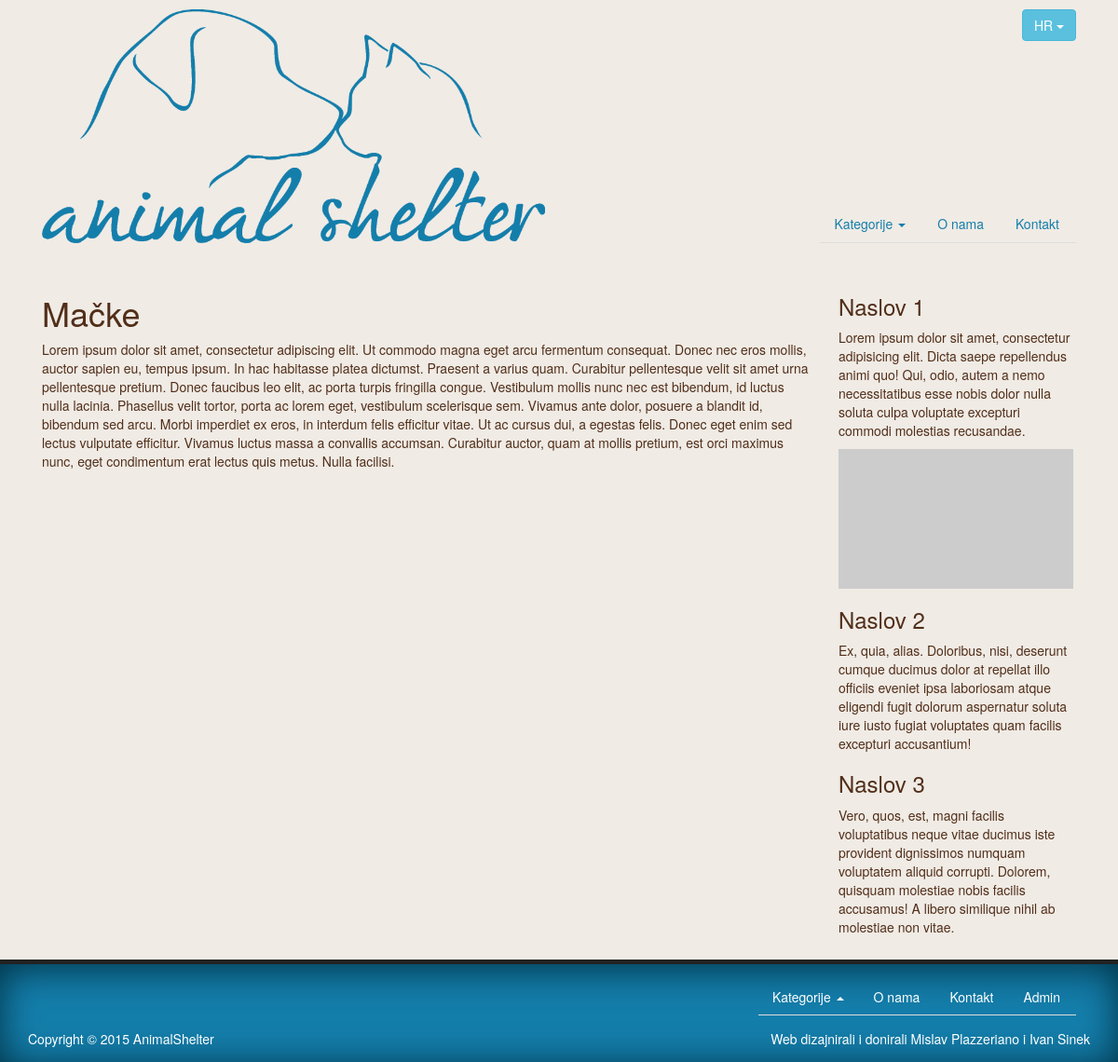
The page /macke on the database its author committed.
### tables this page shows
CREATE TABLE IF NOT EXISTS `articles` (
  `id` int(11) NOT NULL AUTO_INCREMENT,
  `title` varchar(255) NOT NULL,
  `body` longtext,
  `lang` varchar(2) NOT NULL,
  `url` varchar(255) NOT NULL,
  `in_menu` bit(1) NOT NULL,
  `menu_weight` int(11) DEFAULT NULL,
  `summary` text,
  `on_homepage` bit(1) NOT NULL,
  `translation_of` int(11) DEFAULT NULL,
  PRIMARY KEY (`id`)
);

CREATE TABLE IF NOT EXISTS `categories` (
  `id` int(11) NOT NULL AUTO_INCREMENT,
  `title` varchar(50) NOT NULL,
  `body` longtext,
  `lang` varchar(2) NOT NULL,
  `url` varchar(256) DEFAULT NULL,
  `summary` text,
  `on_homepage` bit(1) NOT NULL,
  `translation_of` int(11) DEFAULT NULL,
  PRIMARY KEY (`id`)
);

### site_control.php (called while the page is built, shortened)
<?php
	$URLRewriting = true;
	$conn = new mysqli('localhost', 'root', 'root', 'animal_shelter') or die("Connection failed!");
	$conn->set_charset('utf8');
	$static_words = [];
	$sql = "SELECT word_id, word FROM static_words WHERE lang like '".$_SESSION['lang']."';";
	$result = $conn->query($sql);
	while($word = $result->fetch_assoc()) {
		$static_words[$word['word_id']] = $word['word'];
	}
	if(isset($_GET['article'])) {
		if(settype($_GET['article'], "string") && !preg_match('/[A-Z\s\.\'\"\[\]\:\;\<\>\?\&\=\(\)]+/sx', $_GET['article'])) {
			$sql = "SELECT id, title, body FROM categories WHERE url = '".$_GET['article']."' AND lang like '".$_SESSION['lang']."';";
			$result = $conn->query($sql);
			if($result && $result->num_rows > 0) {
				$page = $result->fetch_assoc();
				$bundle = 'category';
			}
		}
	}
?>

### index.php (the view, shortened to what this page needs)
<?php
	include('site_control.php');
?>
<!doctype html>
<html lang="<?php print isset($_SESSION['lang']) ? $_SESSION['lang'] : 'en' ?>">
<head>
	<link rel="stylesheet" href="http://maxcdn.bootstrapcdn.com/bootstrap/3.3.4/css/bootstrap.min.css">
	<link rel="stylesheet" href="/css/style.css">
</head>
<body>
	<?php include('header.php'); ?>
	<section class="content container <?php print isset($bundle) ? $bundle : '' ?> <?php print isset($_SESSION['lang']) ? $_SESSION['lang'] : '' ?>">
		<div class="col-md-9">
			<?php include($content); ?>
		</div>
		<aside class="col-md-3">
			<?php include('aside.php'); ?>
		</aside>
	</section>
	<?php include('footer.php'); ?>
</body>
</html>

### header.php (shortened to what this page needs)
<?php
	$sql = "SELECT title, url FROM categories WHERE url IS NOT NULL AND lang like '".$_SESSION['lang']."';";
	$result = $conn->query($sql);
?>
<header>
	<div class="row">
		<div class="container clearfix">
			<div class="col-sm-6 col-xs-10"><a class="site-logo" href="/"><img src="/images/logo.png"></a></div>
			<div class="col-sm-6 col-xs-2">
				<nav class="collapse navbar-collapse">
					<ul class="nav nav-tabs">
						<?php if($result && $result->num_rows > 0) : ?>
							<li role="presentation" class="dropdown">
								<a class="dropdown-toggle" data-toggle="dropdown" href="#" role="button" aria-expanded="false">
									<?php print isset($static_words['categories']) ? $static_words['categories'] : '' ?> <span class="caret"></span>
								</a>
							</li>
						<?php endif; ?>
						<?php
							$sql = "SELECT title, url FROM articles WHERE url IS NOT NULL AND in_menu = 1 AND lang like '".$_SESSION['lang']."' ORDER BY menu_weight;";
							$result = $conn->query($sql);
						?>
						<?php if($result && $result->num_rows > 0) : ?>
							<?php while($link = $result->fetch_assoc()) : ?>
								<li role="presentation"><a href="/<?php print $URLRewriting ? $link['url'] : 'index.php?article='.$link['url'] ?>"><?php print $link['title'] ?></a></li>
							<?php endwhile; ?>
						<?php endif; ?>
					</ul>
				</nav>
				<div id="lang-select" class="btn-group">
					<button type="button" class="btn btn-info dropdown-toggle" data-toggle="dropdown" aria-expanded="false">
						<?php print strtoupper($_SESSION['lang']) ?> <span class="caret"></span>
					</button>
				</div>
			</div>
		</div>
	</div>
	<div class="row">
		<div class="col-md-12">&nbsp;</div>
	</div>
</header>

### templates/category.php (shortened to what this page needs)
<h1><?php print $page['title'] ?></h1>
<?php echo $page['body'] ?>

### footer.php (shortened to what this page needs)
<?php
	$sql = "SELECT title, url FROM categories WHERE url IS NOT NULL AND lang like '".$_SESSION['lang']."';";
	$result = $conn->query($sql);
?>
<footer>
	<div class="container clearfix">
		<div class="row">
			<div class="col-xs-12">
				<nav class="collapse navbar-collapse">
					<ul class="nav nav-tabs">
						<?php if($result->num_rows > 0) : ?>
							<li role="presentation" class="dropup">
								<a class="dropdown-toggle" data-toggle="dropdown" href="#" role="button" aria-expanded="false">
									<?php print isset($static_words['categories']) ? $static_words['categories'] : '' ?> <span class="caret"></span>
								</a>
							</li>
						<?php endif; ?>
						<?php
							$sql = "SELECT title, url FROM articles WHERE url IS NOT NULL AND in_menu = 1 AND lang like '".$_SESSION['lang']."' ORDER BY menu_weight;";
							$result = $conn->query($sql);
						?>
						<?php if($result && $result->num_rows > 0) : ?>
							<?php while($link = $result->fetch_assoc()) : ?>
								<li><a href="/<?php print $URLRewriting ? $link['url'] : 'index.php?article='.$link['url'] ?>"><?php print $link['title'] ?></a></li>
							<?php endwhile; ?>
						<?php endif; ?>
						<li role="presentation"><a href="/<?php print $URLRewriting ? 'admin' : 'admin.php' ?>">Admin</a></li>
					</ul>
				</nav>
			</div>
		</div>
		<div class="row">
			<div class="col-md-6">
				<span>Copyright &copy; 2015 AnimalShelter</span>
			</div>
			<div class="col-md-6" style="text-align: right;">
				<span>
					<?php print isset($static_words['footer_donated_by']) ? $static_words['footer_donated_by'] : '' ?>
				</span>
			</div>
		</div>
	</div>
</footer>

### css/style.css (style rules this page uses)
body { color: #512E19; background: #F0EBE5; }
a { color: #147eab; }
header { padding-top: 10px; }
header .container { position: relative; display: flex; }
header .row:first-of-type { z-index: 10; }
header a.site-logo { max-width: 400px; }
header a.site-logo img { max-width: 100%; }
header #lang-select { float: right; }
header nav { position: absolute; bottom: 0; right: 0; }
header > .row { margin: 0; }
section.content { padding-top: 15px; padding-bottom: 15px; }
footer { border-top: 5px solid #222; background: #147EAB; -webkit-box-shadow: inset 0px 5px 40px 0px rgba(0,48,66,1); -moz-box-shadow: inset 0px 5px 40px 0px rgba(0,48,66,1); box-shadow: inset 0px 5px 40px 0px rgba(0,48,66,1); color: white; padding: 15px; z-index: 10; margin: 0; }
footer .row:first-of-type { text-align: right; margin-bottom: 15px; }
footer .row:first-of-type > * { text-align: left; }
footer ul.nav-tabs { float: right; }
footer ul.nav-tabs > li > a { border: none; background: none; color: white; }

### rows shown on the page
articles: title "O nama"
articles: title "Kontakt"
categories: title "Mačke", body "Lorem ipsum dolor sit amet, consectetur adipiscing elit. Ut commodo magna eget arcu fermentum consequat. Donec nec eros mollis, auctor sapien eu, tempus ipsum. In hac habitasse platea dictumst. Praesent a varius quam. Curabitur pellentesque velit sit amet urna pellentesque pretium. Donec faucibus leo elit, ac porta turpis fringilla congue. Vestibulum mollis nunc nec est bibendum, id luctus nulla lacinia. Phasellus velit tortor, porta ac lorem eget, vestibulum scelerisque sem. Vivamus ante dolor, posuere a blandit id, bibendum sed arcu. Morbi imperdiet ex eros, in interdum felis efficitur vitae. Ut ac cursus dui, a egestas felis. Donec eget enim sed lectus vulputate efficitur. Vivamus luctus…"

### other values the page prints
$static_words['categories'] "Kategorije"
$_SESSION['lang'] "HR"
$static_words['footer_donated_by'] "Web dizajnirali i donirali Mislav Plazzeriano i Ivan Sinek"
